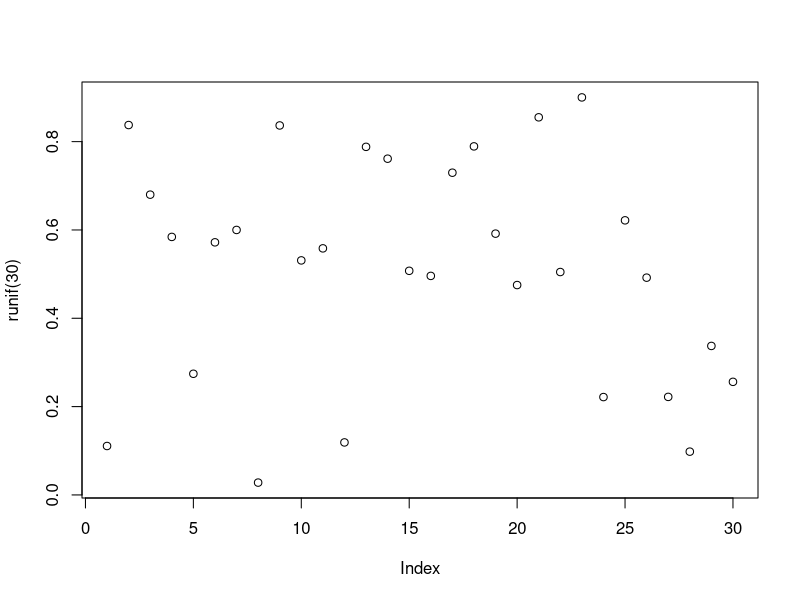

Here is the R script that generated this plot:
## ---- chunk 1
knitr::opts_chunk$set(fig.width=3, fig.height=3)
## ---- chunk 2
x<-3
y<-4
x
y
## ---- chunk 3
cat("I am the king")
## ---- chunk 4
plot(runif(30))
